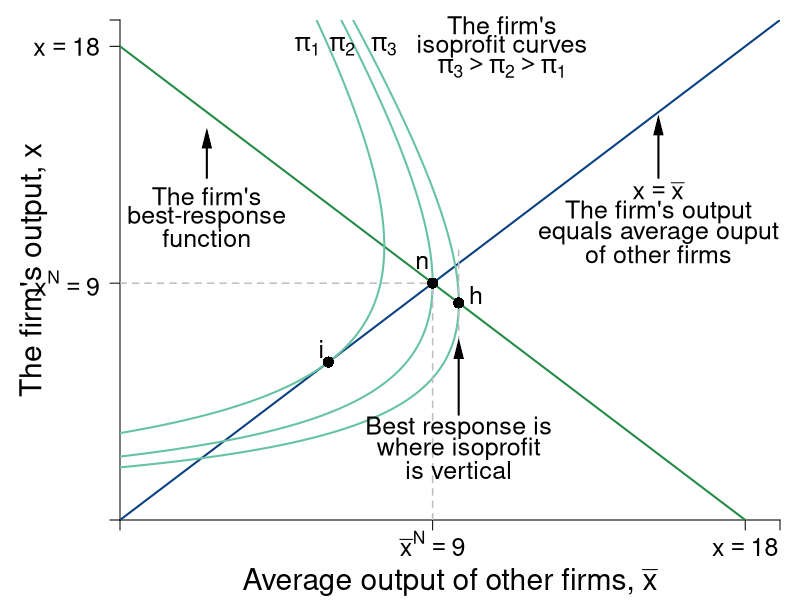

Here is the R script that generated this plot:
require(shape)
pdf(file = "competitionmarkets/competition_average_2.pdf", width = 9, height = 7)

#Set parameters for graphics
axislabelsize <- 1.8
labelsize <- 1.5
namesize <- 1.8
annotatesize <- 1.5
graphlinewidth <- 2
segmentlinewidth <- 1.5

COL <- c("#7fc97f", "#beaed4", "#fdc086", "#ffff99", "#386cb0", "#f0027f", "#bf5b17", "#666666")
COLA <- c("#99d8c9","#66c2a4","#41ae76", "#238b45", "#005824")
COLB <- c("#4eb3d3", "#2b8cbe", "#0868ac","#084081")

par(mar =  c(4, 6, 1, 1))

piA <- function(xbar, x, s = 0.5, pmax = 20, c1 = 2, n = 3) {
  (pmax - s*(n - 1)*xbar)*x - s*(x)^2 - c1*x
}

brfA <- function(xbar, s = 0.5, pmax = 20, c1 = 2, n = 3) {
  (pmax - c1)/(2*s) - ((n - 1)/(2))*xbar
}

Equal45 <- function(xbar, slope = 1){
  slope*xbar
}


xlims <- c(0, 19)
ylims <- c(0, 19)

npts <- 501 
x <- seq(xlims[1], xlims[2], length.out = npts)
y <- seq(ylims[1], ylims[2], length.out = npts) 
a <- c(34, 40.5, 54)
# a <- c(72, 81, 95)


plot(0, 0, xlim = xlims, ylim = ylims, type = "n",
     xlab = expression(paste("")),
     ylab = expression(paste("")), 
     xaxt = "n", 
     yaxt = "n", 
     cex.lab = axislabelsize, 
     bty = "n",
     xaxs = "i", 
     yaxs = "i")


ticksy <- c(0, 9, 18, ylims[2])
ylabels <- c(NA, expression(paste(x^N) == 9), expression(x == 18), NA)
ticksx <- c(0, 9, 18, xlims[2])
xlabels <- c(NA, expression(paste(bar(x)^{N} == 9)), expression(x == 18), NA)


axis(1, at = ticksx, pos = 0, labels = xlabels, cex.axis = labelsize)
axis(2, at = ticksy, pos = 0, labels = ylabels, las = 1, cex.axis = labelsize)


npts <- 500 
xx1 <- seq(xlims[1], xlims[2], length.out = npts)
xx2 <- seq(xlims[1], 8.3, length.out = npts)

lines(xx1, brfA(xx1, s = 0.5, pmax = 20, c1 = 2, n = 3), col = COLA[4], lwd = graphlinewidth)
lines(xx1, Equal45(xx1, slope = 1), col = COLB[4], lwd = graphlinewidth)

contour(x, y,
        outer(x, y, piA),
        drawlabels = FALSE,
        col = COLA[2],
        lwd = graphlinewidth,
        levels = a,
        xaxs = "i",
        yaxs = "i",
        add = TRUE)

mtext(expression(paste("Average output of other firms, ", bar(x))), side = 1, line = 3, cex = axislabelsize)
text(-2.5, 0.5*ylims[2], expression(paste("The firm's output, ", x)), xpd = TRUE, cex = axislabelsize, srt = 90) 

# segments(0, 6, 6, 6, lty = 2, col = "gray" , lwd = segmentlinewidth)
# segments(6, 0, 6, 6, lty = 2, col = "gray" , lwd = segmentlinewidth)
points(6, 6, pch = 16, col = "black", cex = 1.5)
text(5.8, 6.5, expression(paste("i")), cex = labelsize)
 
segments(9, 0, 9, 9, lty = 2, col = "gray" , lwd = segmentlinewidth)
segments(0, 9, 9, 9, lty = 2, col = "gray" , lwd = segmentlinewidth)
points(9, 9, pch = 16, col = "black", cex = 1.5)
text(8.7, 9.8, expression(paste("n")), cex = labelsize)


text(10.25, brfA(xbar = 9.75) + 0.3, expression(paste("h")), cex = labelsize)
segments(9.75, brfA(xbar = 9.75) - 2, 9.75, brfA(xbar = 9.75) + 2, lty = 2, col = "gray" , lwd = segmentlinewidth)
points(9.75, brfA(xbar = 9.75), pch = 16, col = "black", cex = 1.5)

text(9.75, 3.5, expression(paste("Best response is")), cex = labelsize)
text(9.75, 2.7, expression(paste("where isoprofit")),cex = labelsize)
text(9.75, 1.9, expression(paste("is vertical")),cex = labelsize)
Arrows(9.75, 4, 9.75, 6.5, col = "black", lty = 1, lwd = 2, arr.type = "triangle", arr.lwd = 0.5)

Arrows(15.5, 13, 15.5, 15, col = "black", lty = 1, lwd = 2, arr.type = "triangle", arr.lwd = 0.5)
text(15.5, 12.5, expression(paste(x == bar(x))), cex = labelsize)
text(15.5, 11.7, expression(paste("The firm's output")),cex = labelsize, xpd = TRUE)
text(15.5, 10.9, expression(paste("equals average ouput")),cex = labelsize, xpd = TRUE)
text(15.5, 10.1, expression(paste("of other firms")),cex = labelsize, xpd = TRUE)


text(2.5, 13.1 - 0.8, expression(paste("The firm's")),cex = labelsize)
text(2.5, 12.3 - 0.8, expression(paste("best-response")),cex = labelsize)
text(2.5, 11.5 - 0.8, expression(paste("function")),cex = labelsize)
Arrows(2.5, 13, 2.5, 14.5, col = "black", lty = 1, lwd = 2, arr.type = "triangle", arr.lwd = 0.5)


#Label the iso-welfare functions for the HG, Aisha
text(5.4, 18, expression(pi[1]), cex = labelsize)
text(6.4, 18, expression(pi[2]), cex = labelsize)
text(7.6, 18, expression(pi[3]), cex = labelsize)

text(11, 18.8, expression("The firm's"),cex = labelsize, xpd = TRUE)
text(11, 18, expression("isoprofit curves"),cex = labelsize,xpd = TRUE)
text(11, 17.2, expression(paste(pi[3] > pi[2], phantom() > pi[1])),cex = labelsize)

#B's brf
# text(7, 30, expression(paste("A's best response")),cex = labelsize)
# text(7, 29, expression(paste("function")),cex = labelsize)
# Arrows(7, 28.2, 7, 23.5, col = "black", lty = 1, lwd = 2, arr.type = "triangle", arr.lwd = 0.5)


dev.off()
